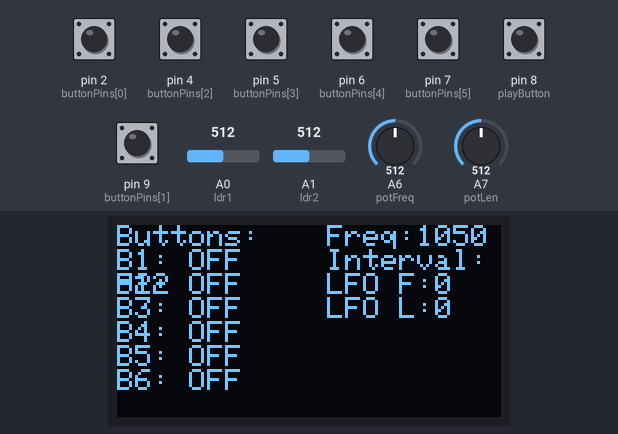
The sketch below on a simulated Arduino Nano, built with avr-gcc and run on an emulated ATmega328P. Shown: 128×64 one-colour display. The test bench sets the inputs (shaded band); at power-on: pin 2 (buttonPins[0]), pin 4 (buttonPins[2]), pin 5 (buttonPins[3]), pin 6 (buttonPins[4]), pin 7 (buttonPins[5]), pin 8 (playButton), pin 9 (buttonPins[1]) HIGH, A0 (ldr1) = 512, A6 (potFreq) = 512, A1 (ldr2) = 512, A7 (potLen) = 512.

Above: at 2.2 s.
2.3 s: pin 8 (playButton) pulled LOW for 0.15 s
At 2.46 s:
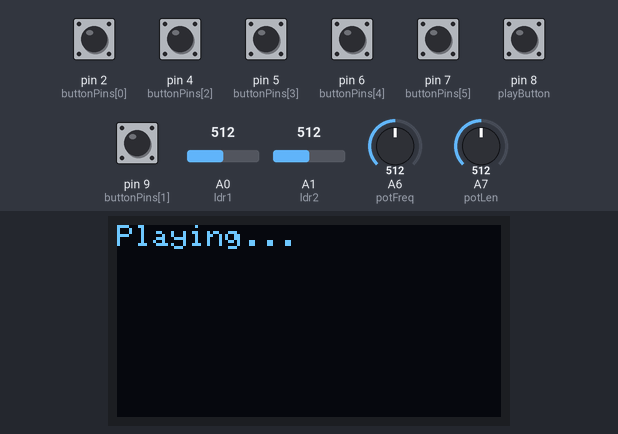
4.0 s: pin 2 (buttonPins[0]) pulled LOW for 0.15 s
At 4.4 s:
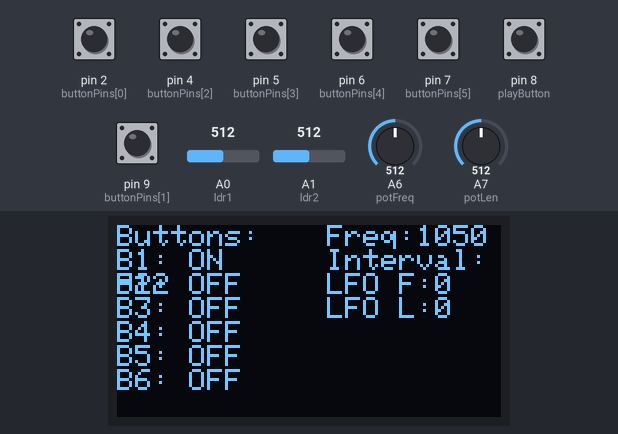
6.0 s: pin 7 (buttonPins[5]) pulled LOW for 0.15 s
At 6.34 s:
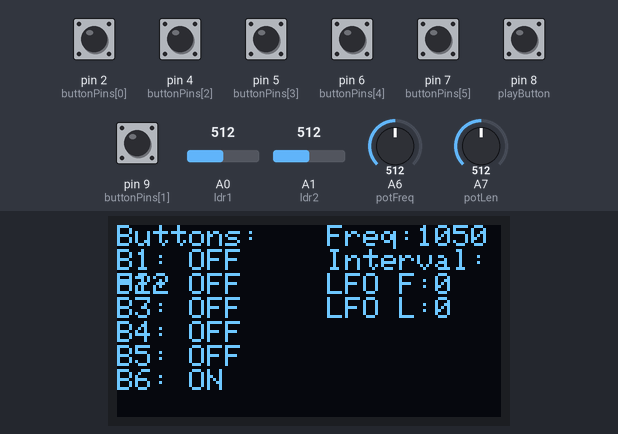
8.0 s: A0 (ldr1) set to 490
At 8.8 s:
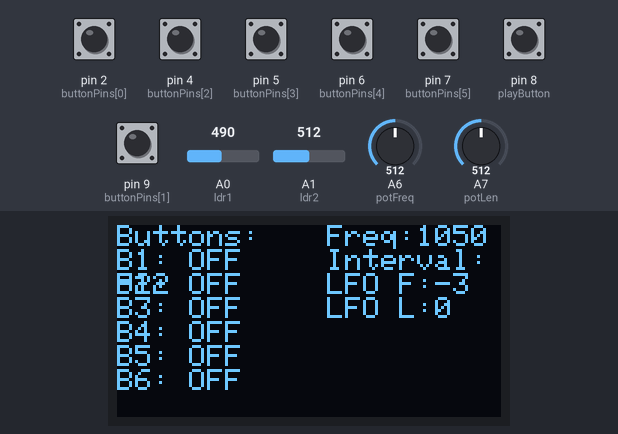
9.5 s: A6 (potFreq) set to 490
At 10.0 s:
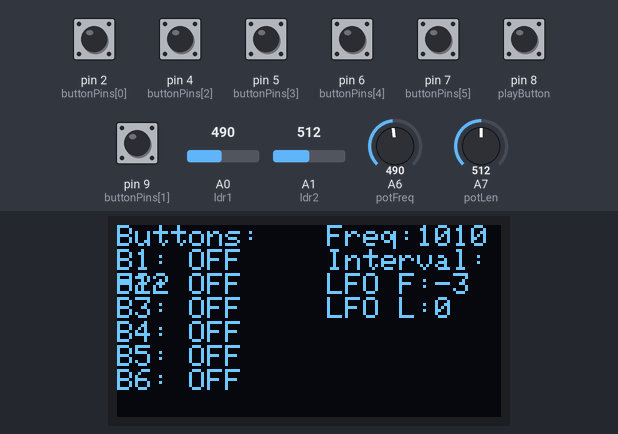
11.0 s: A1 (ldr2) set to 716
At 12.3 s:
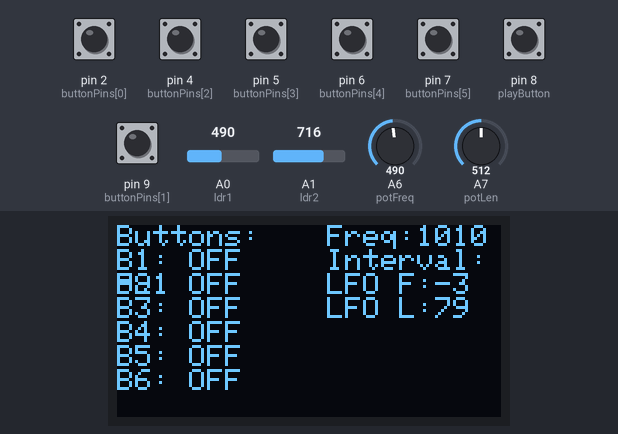
Timing chart, 0 to 13.5 s (numbered marks = the images above; inputs shaded):
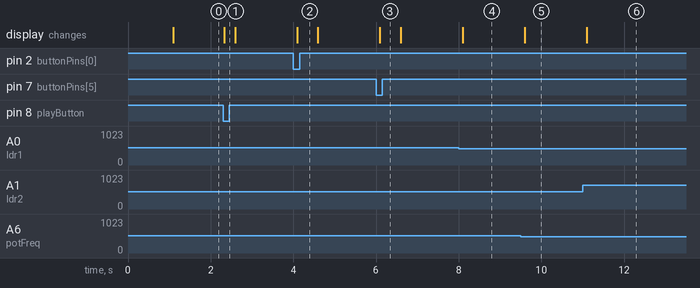

The sketch:

nano_synth.ino
```cpp
#include <Adafruit_GFX.h>
#include <Adafruit_SSD1306.h>
#include <Wire.h>

#define SCREEN_WIDTH 128
#define SCREEN_HEIGHT 64
Adafruit_SSD1306 display(SCREEN_WIDTH, SCREEN_HEIGHT, &Wire, -1);

// ------------------ Pins ------------------
const int buttonPins[] = {2,9,4,5,6,7};
const int numButtons = 6;

const int potFreq = A6;
const int potLen  = A7;

const int ldr1 = A0;
const int ldr2 = A1;

const int pwmOut = 3;
const int playButton = 8;

// ------------------ Scale ------------------
const float scale[] = {1.0,1.122,1.26,1.335,1.498,1.682};

unsigned long lastOLEDUpdate = 0;
bool prevPlayState = false;

// ------------------ Sequencer state ------------------
bool noteOn = false;
unsigned long noteTimer = 0;
unsigned long noteInterval = 500; // default ms
int currentFreq = 0;

void setup() {
  Serial.begin(9600);
  if(!display.begin(SSD1306_SWITCHCAPVCC,0x3C)){for(;;);}
  display.clearDisplay();
  display.setTextSize(1);
  display.setTextColor(SSD1306_WHITE);

  for(int i=0;i<numButtons;i++){
      pinMode(buttonPins[i],INPUT_PULLUP);
  }
  pinMode(playButton,INPUT_PULLUP);

  display.setCursor(0,0);
  display.println(F("Synth Ready"));
  display.display();
  delay(1000);
}

void loop() {
    unsigned long now = millis();
    bool isPlaying = digitalRead(playButton) == LOW;

    // --- Detect D8 press transition ---
    if(isPlaying && !prevPlayState){
        display.clearDisplay();
        display.setCursor(0,0);
        display.println(F("Playing..."));
        display.display();
    }
    prevPlayState = isPlaying;

    // --- Read pots ---
    int potFreqRaw = analogRead(potFreq);
    int potLenRaw  = analogRead(potLen);
    float baseFreq = map(potFreqRaw,0,1023,100,2000);

    // --- Read LDRs ---
    float lfoFreq = map(analogRead(ldr1),0,1023,-50,50);
    int lfoLen  = map(analogRead(ldr2),0,1023,-200,200);

    // total interval = pot + LDR
    noteInterval = constrain(potLenRaw + lfoLen, 50, 2000);

    if(isPlaying){
        // pick first pressed button
        currentFreq = 0;
        for(int i=0;i<numButtons;i++){
            if(digitalRead(buttonPins[i])==LOW){
                currentFreq = baseFreq * scale[i] + lfoFreq;
                break;
            }
        }

        // sequencer: toggle note on/off every interval
        if(now - noteTimer >= noteInterval){
            noteTimer = now;
            noteOn = !noteOn;
            if(noteOn && currentFreq>0){
                tone(pwmOut,currentFreq);
            } else {
                noTone(pwmOut);
            }
        }

    } else {
        // D8 OFF: mute sound
        noTone(pwmOut);
        noteOn = false;
        currentFreq = 0;

        // OLED update every 500ms
        if(now - lastOLEDUpdate >= 500){
            lastOLEDUpdate = now;
            display.clearDisplay();
            display.setTextSize(1);

            int y=0;
            display.setCursor(0,y);
            display.println("Buttons:");
            y+=8;
            for(int i=0;i<numButtons;i++){
                display.setCursor(0,y);
                display.print("B"); display.print(i+1); display.print(": ");
                display.print(digitalRead(buttonPins[i])==LOW?"ON":"OFF");
                y+=8;
            }

            int x=70; y=0;
            display.setCursor(x,y);
            display.print("Freq:"); display.println((int)baseFreq);
            y+=8;
            display.setCursor(x,y);
            display.print("Interval:"); display.println(noteInterval);
            y+=8;
            display.setCursor(x,y);
            display.print("LFO F:"); display.println((int)lfoFreq);
            y+=8;
            display.setCursor(x,y);
            display.print("LFO L:"); display.println((int)lfoLen);

            display.display();
        }
    }
}


/*
#include <Adafruit_GFX.h>
#include <Adafruit_SSD1306.h>
#include <Wire.h>

#define SCREEN_WIDTH 128
#define SCREEN_HEIGHT 64
Adafruit_SSD1306 display(SCREEN_WIDTH, SCREEN_HEIGHT, &Wire, -1);

// ------------------ Pins ------------------
const int buttonPins[] = {2,9,4,5,6,7}; // button pins
const int numButtons = 6;

const int potFreq = A6;
const int potLen  = A7;

const int ldr1 = A0;
const int ldr2 = A1;

const int pwmOut = 3;
const int playButton = 8; // D8 toggle

// ------------------ Scale ------------------
const float scale[] = {1.0,1.122,1.26,1.335,1.498,1.682};

// ------------------ Oscillator struct ------------------
struct Oscillator {
  float phase;
  float freq;
  float amp;
  unsigned long lastToggle;
  bool state;
  unsigned long noteStart;
  unsigned long noteLength;
  bool noteOn;
};

Oscillator oscMain[numButtons];

unsigned long lastOLEDUpdate = 0;
bool prevPlayState = false; // previous D8 state

// ------------------ Setup ------------------
void setup(){
  Serial.begin(9600);
  if(!display.begin(SSD1306_SWITCHCAPVCC,0x3C)){for(;;);}
  display.clearDisplay();
  display.setTextSize(1);
  display.setTextColor(SSD1306_WHITE);

  for(int i=0;i<numButtons;i++){
    pinMode(buttonPins[i],INPUT_PULLUP);
    oscMain[i]={0,0,0,0,false,0,0,false};
  }
  pinMode(pwmOut,OUTPUT);
  pinMode(playButton,INPUT_PULLUP);

  display.setCursor(0,0);
  display.println(F("Synth Ready"));
  display.display();
  delay(1000);
}

// ------------------ Loop ------------------
void loop(){
  unsigned long now = millis();
  bool isPlaying = digitalRead(playButton) == LOW;

  // Read pots
  int potFreqRaw = analogRead(potFreq);
  int potLenRaw  = analogRead(potLen);
  float baseFreq = map(potFreqRaw,0,1023,100,2000);
  unsigned long notePause = map(potLenRaw,0,1023,50,1000);

  // Read LDRs
  float lfoValFreq = map(analogRead(ldr1),0,1023,-50,50);
  float lfoValAmp  = map(analogRead(ldr2),0,1023,0,127);

  // --- Detect D8 press transition ---
  if(isPlaying && !prevPlayState){
      display.clearDisplay();
      display.setCursor(0,0);
      display.println(F("Playing..."));
      display.display();
  }
  prevPlayState = isPlaying;

  if(isPlaying){
      // --- Generate PWM sound ---
      int mixed = 0;
      for(int i=0;i<numButtons;i++){
          if(digitalRead(buttonPins[i])==LOW){
              if(!oscMain[i].noteOn){
                  oscMain[i].noteOn = true;
                  oscMain[i].noteStart = now;
                  oscMain[i].noteLength = notePause;
                  oscMain[i].freq = baseFreq*scale[i]+lfoValFreq;
                  oscMain[i].amp = 127;
                  oscMain[i].phase = 0;
                  oscMain[i].lastToggle = micros();
                  oscMain[i].state = false;
              }
          }

          if(oscMain[i].noteOn && now - oscMain[i].noteStart >= oscMain[i].noteLength){
              oscMain[i].noteOn = false;
              oscMain[i].amp = 0;
          }

          if(oscMain[i].amp>0){
              unsigned long halfPeriod = 500000UL / oscMain[i].freq;
              if(micros() - oscMain[i].lastToggle >= halfPeriod){
                  oscMain[i].lastToggle = micros();
                  oscMain[i].state = !oscMain[i].state;
              }
              mixed += (oscMain[i].state ? oscMain[i].amp : -oscMain[i].amp);
          }
      }

      mixed = mixed*lfoValAmp/127;
      int outVal = mixed/numButtons + 128;
      outVal = constrain(outVal,0,255);
      analogWrite(pwmOut,outVal);

  } else {
      // --- D8 OFF: reset oscillators & mute ---
      analogWrite(pwmOut,128);
      for(int i=0;i<numButtons;i++){
          oscMain[i].noteOn = false;
          oscMain[i].amp = 0;
          oscMain[i].phase = 0;
          oscMain[i].state = false;
      }

      // OLED update every 500ms
      if(now - lastOLEDUpdate >= 500){
          lastOLEDUpdate = now;
          display.clearDisplay();
          display.setTextSize(1);

          int y=0;
          display.setCursor(0,y);
          display.println("Buttons:");
          y+=8;
          for(int i=0;i<numButtons;i++){
              display.setCursor(0,y);
              display.print("B"); display.print(i+1); display.print(": ");
              display.print(digitalRead(buttonPins[i])==LOW?"ON":"OFF");
              y+=8;
          }

          int x=70; y=0;
          display.setCursor(x,y);
          display.print("Freq:"); display.println((int)baseFreq);
          y+=8;
          display.setCursor(x,y);
          display.print("Len:"); display.println(notePause);
          y+=8;
          display.setCursor(x,y);
          display.print("LFO F:"); display.println((int)lfoValFreq);
          y+=8;
          display.setCursor(x,y);
          display.print("LFO A:"); display.println((int)lfoValAmp);

          display.display();
      }
  }
}
*/
```

Measured:
- after the input at 2.3 s, the display: changes at once (image 1)
- after the input at 4.0 s, the display: changes after 0.09 s (image 2)
- after the input at 6.0 s, the display: changes after 0.10 s (image 3)
- after the input at 8.0 s, the display: changes after 0.10 s (image 4)
- after the input at 9.5 s, the display: changes after 0.10 s (image 5)
- after the input at 11.0 s, the display: changes after 0.09 s (image 6)
